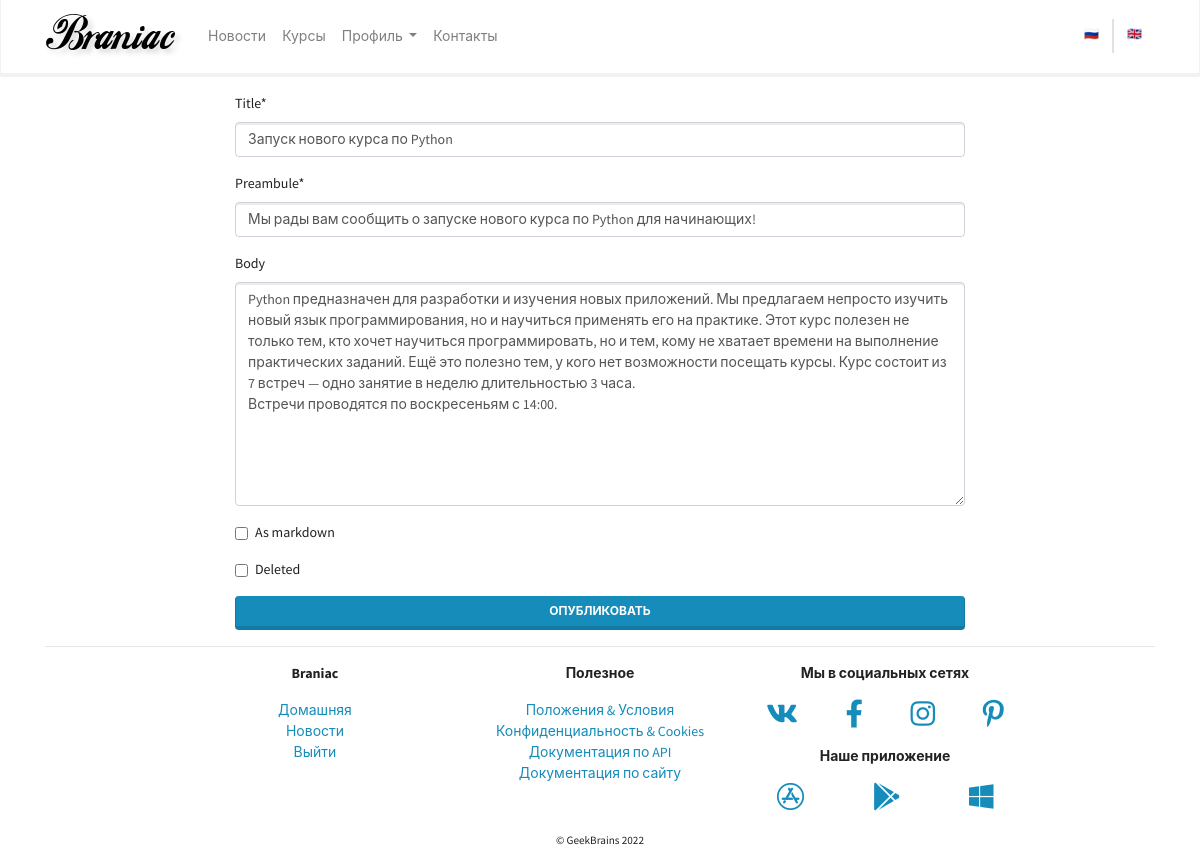
The page /mainapp/news/1/update (signed in) on the database its author committed.
### mainapp/models.py (models this page shows, shortened)
class News(models.Model):       # Описываем модель хранения в БД новостей\
    objects = ObjectManager()
    title = models.CharField(max_length=256, verbose_name="Title")  # Заголовок новости
    preambule = models.CharField(max_length=1024, verbose_name="Preambule")  # Краткое описание новости
    body = models.TextField(blank=True, null=True, verbose_name="Body")  # Тело новости
    body_as_markdown = models.BooleanField(default=False, verbose_name="As markdown")
    created = models.DateTimeField(auto_now_add=True, verbose_name="Created", editable=False)
    updated = models.DateTimeField(auto_now=True, verbose_name="Edited", editable=False)
    deleted = models.BooleanField(default=False)        # Отметка об удалении
    class Meta:
        verbose_name = _('News')
        verbose_name_plural = _('News')
        ordering = ('-created',)

### mainapp/views.py (the view)
# urls.py: path("news/<int:pk>/update", views.NewsUpdateView.as_view(), name="news_update", ),
class NewsUpdateView(PermissionRequiredMixin, UpdateView):
    model = mainapp_models.News
    fields = "__all__"
    success_url = reverse_lazy("mainapp:news")
    permission_required = ("mainapp.change_news",)

### mainapp/context_processors/example.py (called while the page is built)
def simple_context_processor(request):
    return {'foo': 'bar'}

### mainapp/models.py (called while the page is built)
    def get_queryset(self):
        return super().get_queryset().filter(deleted=False)

### mainapp/templates/mainapp/news_form.html (shortened to what this page needs)
{% extends 'base.html' %}
{% load crispy_forms_tags %}
{% block content %}
<div class="row justify-content-center pt-3">
    <div class="col-md-12 col-lg-8">
        <form method="post">
            {{ form|crispy }}
            <button type="submit" class="btn btn-primary btn-block">Опубликовать</button>
        </form>
    </div>
</div>
{% endblock content %}

### rows shown on the page
News: title "Запуск нового курса по Python", preambule "Мы рады вам сообщить о запуске нового курса по Python для начинающих!", body "Python предназначен для разработки и изучения новых приложений. Мы предлагаем непросто изучить новый язык программирования, но и научиться применять его на практике. Этот курс полезен не только тем, кто хочет научиться программировать, но и тем, кому не хватает времени на выполнение практических заданий. Ещё это полезно тем, у кого нет возможности посещать курсы. Курс состоит из 7 встреч — одно занятие в неделю длительностью 3 часа. Встречи проводятся по воскресеньям с 14:00."
